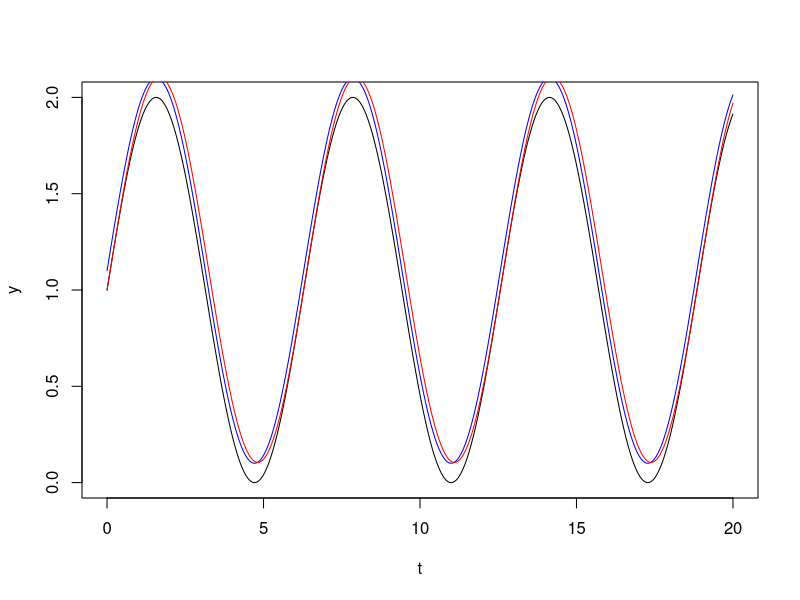

This chart was generated by the following R code:
# y' = cos(t), y(0) =1
#

# solucion analitica
 
t2=20
del1 = .01
t = seq(0, t2, del1)

y = sin(t)+1

plot(t, y, type='l')

# ============================
# solucion numerica

del1 = .001
t = seq(0, t2, del1)
n = length(t)
y = rep(0, n)

y1 = 1
y[1] = y1

for (i in 2:n){
  y2 = y1 + del1 * cos(t[i-1])
  y1 = y2
  y[i] = y1
}

points(t, y+.1, type='l', col='blue')

#=============== solucion con retardo

tao = .1
del1 = .01
n = tao/del1+1

t = seq(0,tao,length.out = n)
y = rep(0, n)

nrep = t2/tao
cat('nrep:', nrep, '\n')

tt = t

for (i in 2:nrep){
  tt = c(tt, (i-1)*tao+t[2:n])
}

print('tt')
print(tt)

nt = length(tt)

yy = rep(0,nt)

y1 = 1
yy[1] = y1

cat('n = ', n, '\n')

for (i in 2:n){
  y2 = y1 + del1*cos(t[i-1])
  yy[i] = y2
  y1 = y2
}

print('yy')
print(yy)

print('y1')
print(y1)

for (i in (n+1):nt){
  y2 = y1 + del1*cos(tt[i-n])
  yy[i] = y2
  y1 = y2
}

print(tt)
print(yy)

print(length(tt))
print(length(yy))

points(tt, yy, type='l', col='red')
